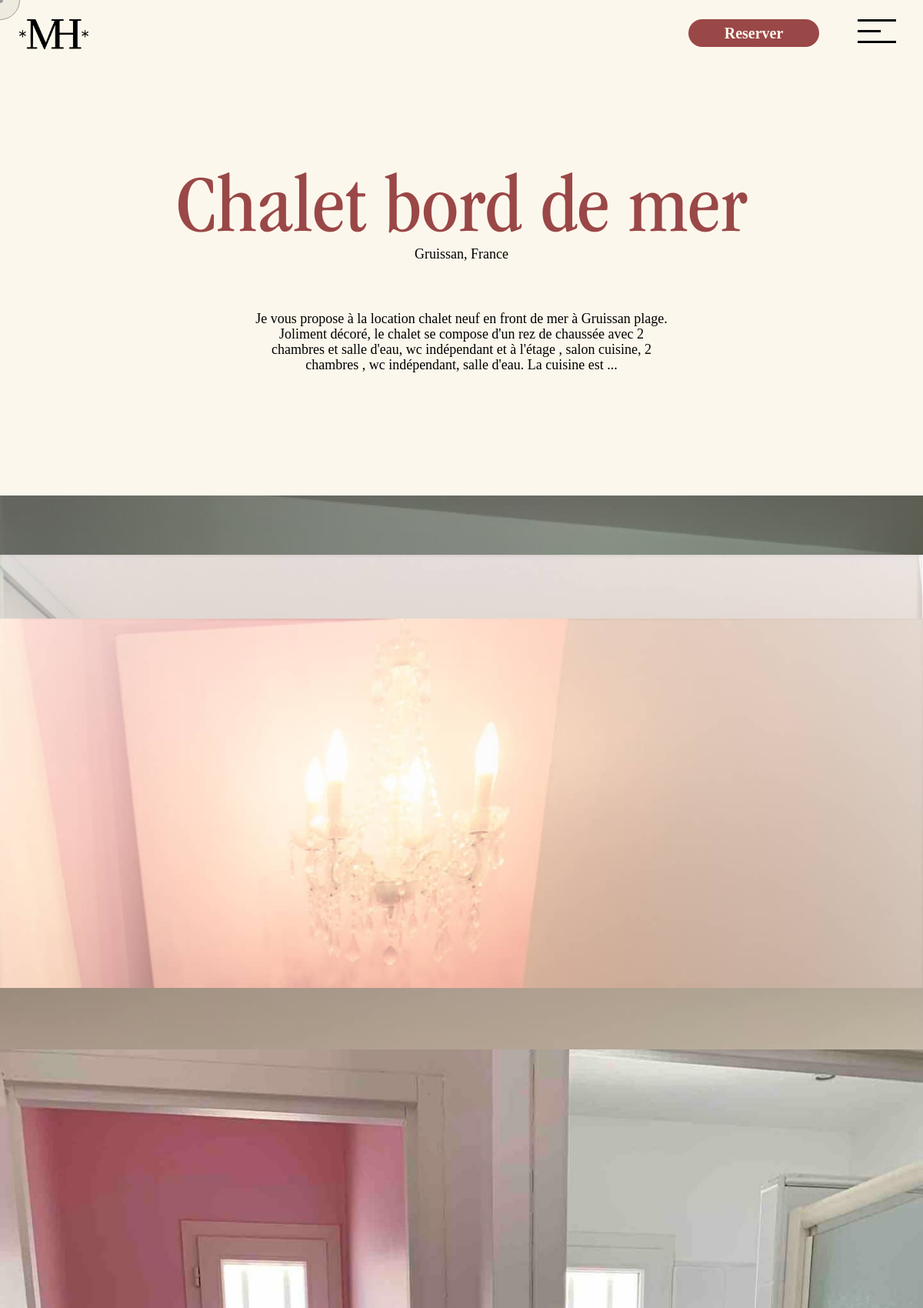
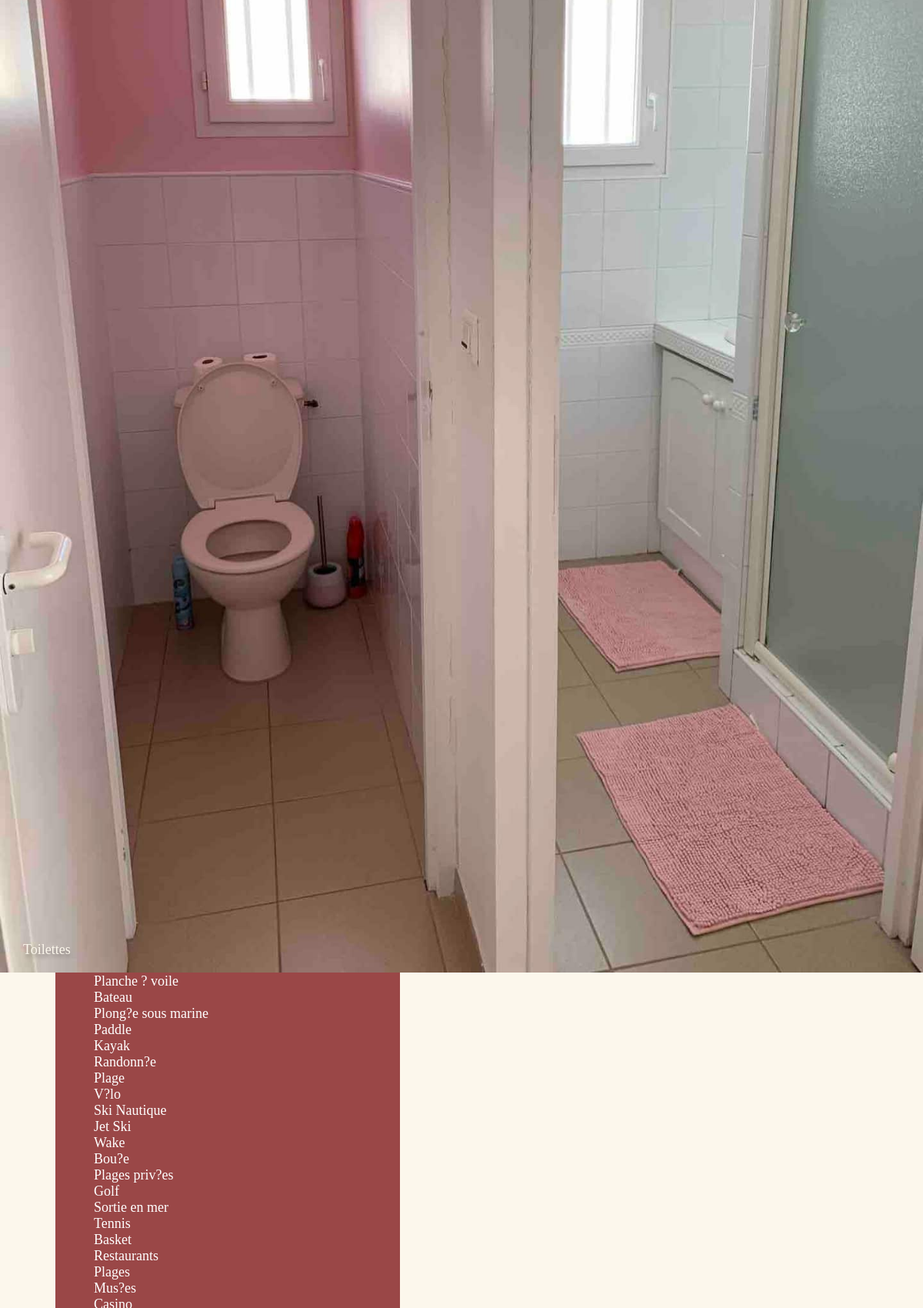
/maison.php?room=24 (upper part), run on the app's committed database (2 pictures, top to bottom).
### tables this page shows
CREATE TABLE IF NOT EXISTS `rooms` (
  `id` int(11) NOT NULL AUTO_INCREMENT,
  `room_number` varchar(255) NOT NULL,
  `shortName` varchar(50) NOT NULL,
  `price` text NOT NULL,
  `details` text NOT NULL,
  `lieu` varchar(255) NOT NULL,
  `map` text NOT NULL,
  `photo` text NOT NULL,
  `photo_des` varchar(255) NOT NULL,
  `photo2` varchar(255) NOT NULL,
  `photo_des2` varchar(255) NOT NULL,
  `photo3` varchar(255) NOT NULL,
  `photo_des3` varchar(255) NOT NULL,
  `photo4` varchar(255) NOT NULL,
  `photo_des4` varchar(255) NOT NULL,
  `photo5` varchar(255) NOT NULL,
  `photo_des5` varchar(255) NOT NULL,
  `photo6` varchar(255) NOT NULL,
  `photo_des6` varchar(255) NOT NULL,
  `photo7` varchar(255) NOT NULL,
  `photo_des7` varchar(255) NOT NULL,
  `photo8` varchar(255) NOT NULL,
  `photo_des8` varchar(255) NOT NULL,
  `photo9` varchar(255) NOT NULL,
  `photo_des9` varchar(255) NOT NULL,
  `photo10` varchar(255) NOT NULL,
  `photo_des10` varchar(255) NOT NULL,
  `photo11` varchar(255) NOT NULL,
  `photo_des11` varchar(255) NOT NULL,
  `photo12` varchar(255) NOT NULL,
  `photo_des12` varchar(255) NOT NULL,
  `photo13` varchar(255) NOT NULL,
  `photo_des13` varchar(255) NOT NULL,
  `photo14` varchar(255) NOT NULL,
  `photo_des14` varchar(255) NOT NULL,
  `photo15` varchar(255) NOT NULL,
  `photo_des15` varchar(255) NOT NULL,
  `photo16` varchar(255) NOT NULL,
  `photo_des16` varchar(255) NOT NULL,
  `photo17` varchar(255) NOT NULL,
  `photo_des17` varchar(255) NOT NULL,
  `photo18` varchar(255) NOT NULL,
  `photo_des18` varchar(255) NOT NULL,
  `photo19` varchar(255) NOT NULL,
  `photo_des19` varchar(255) NOT NULL,
  `photo20` varchar(255) NOT NULL,
  `photo_des20` varchar(255) NOT NULL,
  `photo21` varchar(255) NOT NULL,
  `photo_des21` varchar(255) NOT NULL,
  `photo22` varchar(255) NOT NULL,
  `photo_des22` varchar(255) NOT NULL,
  `photo23` varchar(255) NOT NULL,
  `photo_des23` varchar(255) NOT NULL,
  `photo24` varchar(255) NOT NULL,
  `photo_des24` varchar(255) NOT NULL,
  `eq1` varchar(100) NOT NULL,
  `eq2` varchar(100) NOT NULL,
  `eq3` varchar(100) NOT NULL,
  `eq4` varchar(100) NOT NULL,
  `eq5` varchar(100) NOT NULL,
  `eq6` varchar(100) NOT NULL,
  `eq7` varchar(100) NOT NULL,
  `eq8` varchar(100) NOT NULL,
  `eq9` varchar(100) NOT NULL,
  `eq10` varchar(100) NOT NULL,
  `eq11` varchar(100) NOT NULL,
  `eq12` varchar(100) NOT NULL,
  `eq13` varchar(100) NOT NULL,
  `eq14` varchar(100) NOT NULL,
  `eq15` varchar(100) NOT NULL,
  `act1` varchar(80) NOT NULL,
  `act2` varchar(80) NOT NULL,
  `act3` varchar(80) NOT NULL,
  `act4` varchar(80) NOT NULL,
  `act5` varchar(80) NOT NULL,
  `act6` varchar(80) NOT NULL,
  `act7` varchar(80) NOT NULL,
  `act8` varchar(80) NOT NULL,
  `act9` varchar(80) NOT NULL,
  `act10` varchar(80) NOT NULL,
  `act11` varchar(80) NOT NULL,
  `act12` varchar(80) NOT NULL,
  `act13` varchar(80) NOT NULL,
  `act14` varchar(80) NOT NULL,
  `act15` varchar(80) NOT NULL,
  `act16` varchar(80) NOT NULL,
  `act17` varchar(80) NOT NULL,
  `inte1` varchar(80) NOT NULL,
  `inte2` varchar(80) NOT NULL,
  `inte3` varchar(80) NOT NULL,
  `inte4` varchar(80) NOT NULL,
  `inte5` varchar(80) NOT NULL,
  `inte6` varchar(80) NOT NULL,
  `inte7` varchar(80) NOT NULL,
  `inte8` varchar(80) NOT NULL,
  `inte9` varchar(80) NOT NULL,
  `inte10` varchar(80) NOT NULL,
  `inte11` varchar(80) NOT NULL,
  `dist1` varchar(100) NOT NULL,
  `dist2` varchar(100) NOT NULL,
  `dist3` varchar(100) NOT NULL,
  `dist4` varchar(100) NOT NULL,
  `dist5` varchar(100) NOT NULL,
  `dist6` varchar(100) NOT NULL,
  `dist7` varchar(100) NOT NULL,
  PRIMARY KEY (`id`)
);

### maison.php (the view, shortened to what this page needs)
<?php
require_once 'core/core.php';
include 'includes/header.php';
$roomID = $_GET['room'];
$select = $db->query("SELECT * FROM rooms WHERE id = '{$roomID}' ");
?>
<main>
    <?php while ($room = mysqli_fetch_assoc($select)) :
        $shortDes = substr($room['details'], 0, 280)
    ?>
        <div class="qhero_page_maison">
            <div class="qhero_entree_page_maison">
                <div class="div_h1_titre">
                    <h1 class="h1_titre">
                        <?= $room['room_number']; ?>
                    </h1>
                </div>
                <div class="div_h2_sous_titre">
                    <h2 class="h2_sous_titre">
                        <?= $room['lieu']; ?>
                    </h2>
                </div>
                <div class="div_h3_text_presentation">
                    <h3 class="h3_titre">
                        <?= $shortDes . '...'; ?>
                    </h3>
                </div>
            </div>
        </div>
        <div class="container_presentation_maison">
            <div class="container_presentation_maison_gauche">
                <div class="text_gauche">
                    <?php
                    $shortDescription4 = substr($room['details'], 501, -1);
                    ?>
                    <p>
                    </p>
                    <div class="image_gauche">
                    </div>
                    <p>
                    </p>
                </div>
            </div>
            <div class="container_presentation_maison_droite">
                <div class="text-droite">
                    <p> <?= $shortDescription4; ?></p>
                </div>
                <div class="image_droite">
                </div>
            </div>
        </div>
        <div class="carousel_maison">
            <div class="swiper mySwiper swiperHover">
                <div class="swiper-wrapper">
                    <div class="swiper-slide">
                        <div class="swiper-slide-titre">
                            <p><?= $room['photo_des']; ?></p>
                        </div>
                    </div>
                    <div class="swiper-slide">
                        <div class="swiper-slide-titre">
                            <p><?= $room['photo_des2']; ?></p>
                        </div>
                    </div>
                    <div class="swiper-slide">
                        <div class="swiper-slide-titre">
                            <p><?= $room['photo_des3']; ?></p>
                        </div>
                    </div>
                    <div class="swiper-slide">
                        <div class="swiper-slide-titre">
                            <p><?= $room['photo_des4']; ?></p>
                        </div>
                    </div>
                    <div class="swiper-slide">
                        <div class="swiper-slide-titre">
                            <p><?= $room['photo_des5']; ?></p>
                        </div>
                    </div>
                    <div class="swiper-slide">
                        <div class="swiper-slide-titre">
                            <p><?= $room['photo_des6']; ?></p>
                        </div>
                    </div>
                    <div class="swiper-slide">
                        <div class="swiper-slide-titre">
                            <p><?= $room['photo_des7']; ?></p>
                        </div>
                    </div>
                    <div class="swiper-slide">
                        <div class="swiper-slide-titre">
                            <p><?= $room['photo_des8']; ?></p>
                        </div>
                    </div>
                    <div class="swiper-slide">
                        <div class="swiper-slide-titre">
                            <p><?= $room['photo_des9']; ?></p>
                        </div>
                    </div>
                    <div class="swiper-slide">
                        <div class="swiper-slide-titre">
                            <p><?= $room['photo_des10']; ?></p>
                        </div>
                    </div>
                    <div class="swiper-slide">
                        <div class="swiper-slide-titre">
                            <p><?= $room['photo_des11']; ?></p>
                        </div>
                    </div>
                    <div class="swiper-slide">
                        <div class="swiper-slide-titre">
                            <p><?= $room['photo_des12']; ?></p>
                        </div>
                    </div>
                    <div class="swiper-slide">
                        <div class="swiper-slide-titre">
                            <p><?= $room['photo_des13']; ?></p>
                        </div>
                    </div>
                    <div class="swiper-slide">
                        <div class="swiper-slide-titre">
                            <p><?= $room['photo_des14']; ?></p>
                        </div>
                    </div>
                    <div class="swiper-slide">
                        <div class="swiper-slide-titre">
                            <p><?= $room['photo_des15']; ?></p>
                        </div>
                    </div>
                    <div class="swiper-slide">
                        <div class="swiper-slide-titre">
                            <p><?= $room['photo_des16']; ?></p>
                        </div>
                    </div>
                    <div class="swiper-slide">
                        <div class="swiper-slide-titre">
                            <p><?= $room['photo_des17']; ?></p>
                        </div>
                    </div>
                    <div class="swiper-slide">
                        <div class="swiper-slide-titre">
                            <p><?= $room['photo_des18']; ?></p>
                        </div>
                    </div>
                    <div class="swiper-slide">
                        <div class="swiper-slide-titre">
                            <p><?= $room['photo_des19']; ?></p>
                        </div>
                    </div>
                    <div class="swiper-slide">
                        <div class="swiper-slide-titre">
                            <p><?= $room['photo_des20']; ?></p>
                        </div>
                    </div>
                    <div class="swiper-slide">
                        <div class="swiper-slide-titre">
                            <p><?= $room['photo_des21']; ?></p>
                        </div>
                    </div>
                    <?php if (!empty($room['photo22'])) : ?>
                    <div class="swiper-slide">
                        <img src="<?= $room['photo22']; ?>" alt="" srcset="">
                        <div class="swiper-slide-titre">
                            <p><?= $room['photo_des22']; ?></p>
                        </div>
                    </div>
                    <?php endif; ?>
                </div>
            </div>
        </div>
        <div class="carousel_maison_02">
            <div class="swiper mySwiper swiperHover">
                <div class="swiper-wrapper">
                    <div class="swiper-slide">
                        <div class="vide_flexBox">
                        </div>
                        <div class="bloc_text_slider">
                            <p><?= $room['eq1']; ?></p>
                        </div>
                        <div>
                            <p><?= $room['eq2']; ?></p>
                        </div>
                        <div>
                            <p><?= $room['eq3']; ?></p>
                        </div>
                        <div>
                            <p><?= $room['eq4']; ?></p>
                        </div>
                        <div>
                            <p><?= $room['eq5']; ?></p>
                        </div>
                        <div>
                            <p><?= $room['eq6']; ?></p>
                        </div>
                        <div>
                            <p><?= $room['eq7']; ?></p>
                        </div>
                        <div class="vide_flexBox">
                        </div>
                    </div>
                    <div class="swiper-slide">
                        <div class="vide_flexBox">
                        </div>
                        <div class="bloc_text_slider">
                            <p><?= $room['eq8']; ?></p>
                        </div>
                        <div>
                            <p><?= $room['eq9']; ?></p>
                        </div>
                        <div>
                            <p><?= $room['eq10']; ?></p>
                        </div>
                        <div>
                            <p><?= $room['eq11']; ?></p>
                        </div>
                        <div>
                            <p><?= $room['eq12']; ?></p>
                        </div>
                        <div>
                            <p><?= $room['eq13']; ?></p>
                        </div>
                        <div>
                            <p><?= $room['eq14']; ?></p>
                        </div>
                        <div class="vide_flexBox">
                        </div>
                    </div>
                </div>
            </div>
        </div>
        <div class="carousel_and_map">
            <div class="carousel_maison_03">
                <div class="swiper mySwiper swiperHover">
                    <h4>Activités <div class="swiper-button-next"></div>
                    </h4>
                    <div class="swiper-wrapper">
                        <div class="swiper-slide">
                            <p><?= $room['act1']; ?></p>
                            <p><?= $room['act2']; ?></p>
                            <p><?= $room['act3']; ?></p>
                            <p><?= $room['act4']; ?></p>
                            <p><?= $room['act5']; ?></p>
                            <p><?= $room['act6']; ?></p>
                            <p><?= $room['act7']; ?></p>
                            <p><?= $room['act8']; ?></p>
                            <p><?= $room['act9']; ?></p>
                            <p><?= $room['act10']; ?></p>
                            <p><?= $room['act11']; ?></p>
                            <p><?= $room['act12']; ?></p>
                            <p><?= $room['act13']; ?></p>
                            <p><?= $room['act14']; ?></p>
                            <p><?= $room['act15']; ?></p>
                            <p><?= $room['act16']; ?></p>
                            <p><?= $room['act17']; ?></p>
                        </div>
                        <div class="swiper-slide">
                            <p><?= $room['inte1']; ?></p>
                            <p><?= $room['inte2']; ?></p>
                            <p><?= $room['inte3']; ?></p>
                            <p><?= $room['inte4']; ?></p>
                        </div>
                    </div>
                </div>
            </div>
            <div class="carousel_maison_03_map">
                <div class="mapouter">
                    <div class="gmap_canvas"><iframe width="600" height="799" id="gmap_canvas" src="https://maps.google.com/maps?q=2880%20Broadway,%20New%20York&t=&z=13&ie=UTF8&iwloc=&output=embed" frameborder="0" scrolling="no" marginheight="0" marginwidth="0"></iframe><a href="https://getasearch.com"></a><br>
                    </div>
                </div>
            </div>
        </div>
        <?php endwhile; ?>
    <?php
    include "includes/cursor.php";
    include("./includes/footer.php"); ?>
</main>

### data on the page
rooms: room_number "Chalet bord de mer", lieu "Gruissan, France", details "Je vous propose à la location chalet neuf en front de mer à Gruissan plage. Joliment décoré, le chalet se compose d'un rez de chaussée avec 2 chambres et salle d'eau, wc indépendant et à l'étage , salon cuisine, 2 chambres , wc indépendant, salle d'eau. La cuisine est", photo22 (picture), photo_des22 "Toilettes", act1 "Planche ? voile", act2 "Bateau", act3 "Plong?e sous marine", act4 "Paddle", act5 "Kayak", act6 "Randonn?e", act7 "Plage", act8 "V?lo", act9 "Ski Nautique", act10 "Jet Ski", act11 "Wake", act12 "Bou?e", act13 "Plages priv?es", act14 "Golf", act15 "Sortie en mer", act16 "Tennis", act17 "Basket", inte1 "Restaurants", inte2 "Plages", inte3 "Mus?es"
